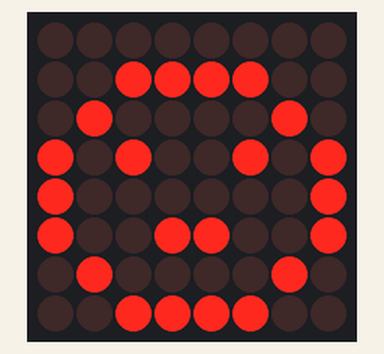
Recording of a sketch running on a simulated Arduino Uno, built with avr-gcc and run on an emulated ATmega328P. Parts: 8×8 LED matrix. Wiring (inferred from the names in the program): shift register (74HC595): data pin 11; shift clock pin 13; latch pin 12; LED matrix (orientation assumed): rows Q0, Q1, Q2, Q3, Q4, Q5, Q6, Q7; columns pin 2, pin 3, pin 4, pin 5, pin 6, pin 7, pin 8, pin 9.

Above: at 0.1 s.
At 5.42 s:
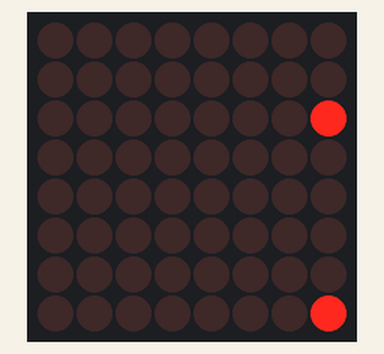
At 7.04 s:
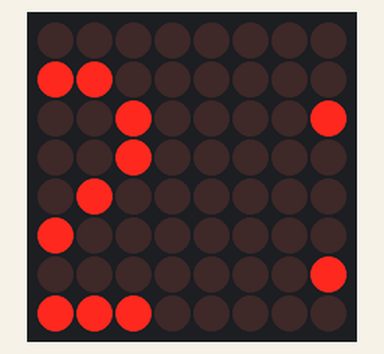
At 8.75 s:
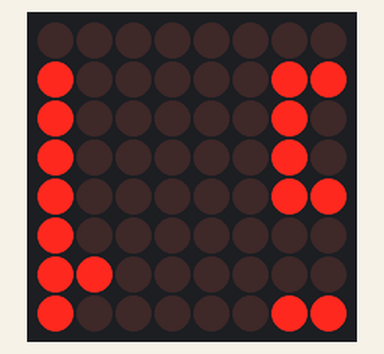
At 13.68 s:
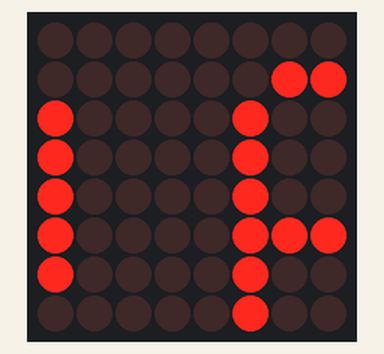
At 17.5 s:
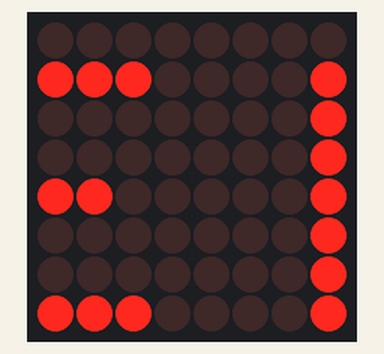

The sketch:

Sketch_13.2.1_LED_Matrix.ino
```cpp
/*
  Sketch 13.2.1
  LED Matrix

  modified 2016/5/13
  by http://www.freenove.com
*/

int latchPin = 12;          // Pin connected to ST_CP of 74HC595（Pin12）
int clockPin = 13;          // Pin connected to SH_CP of 74HC595（Pin11）
int dataPin = 11;           // Pin connected to DS of 74HC595（Pin14）
int LEDPin[] = {2, 3, 4, 5, 6, 7, 8, 9};    // column pin (cathode) of LED Matrix

// Define the pattern data for a smiling face
const int smilingFace[] = {
  0x1C, 0x22, 0x51, 0x45, 0x45, 0x51, 0x22, 0x1C
};
// Define the data of numbers and letters, and save them in flash area
const int data[] PROGMEM = {
  0x00, 0x00, 0x00, 0x00, 0x00, 0x00, 0x00, 0x00, // " "
  0x00, 0x00, 0x21, 0x7F, 0x01, 0x00, 0x00, 0x00, // "1"
  0x00, 0x00, 0x23, 0x45, 0x49, 0x31, 0x00, 0x00, // "2"
  0x00, 0x00, 0x22, 0x49, 0x49, 0x36, 0x00, 0x00, // "3"
  0x00, 0x00, 0x0E, 0x32, 0x7F, 0x02, 0x00, 0x00, // "4"
  0x00, 0x00, 0x79, 0x49, 0x49, 0x46, 0x00, 0x00, // "5"
  0x00, 0x00, 0x3E, 0x49, 0x49, 0x26, 0x00, 0x00, // "6"
  0x00, 0x00, 0x60, 0x47, 0x48, 0x70, 0x00, 0x00, // "7"
  0x00, 0x00, 0x36, 0x49, 0x49, 0x36, 0x00, 0x00, // "8"
  0x00, 0x00, 0x32, 0x49, 0x49, 0x3E, 0x00, 0x00, // "9"
  0x00, 0x00, 0x3E, 0x41, 0x41, 0x3E, 0x00, 0x00, // "0"
  0x00, 0x00, 0x3F, 0x44, 0x44, 0x3F, 0x00, 0x00, // "A"
  0x00, 0x00, 0x7F, 0x49, 0x49, 0x36, 0x00, 0x00, // "B"
  0x00, 0x00, 0x3E, 0x41, 0x41, 0x22, 0x00, 0x00, // "C"
  0x00, 0x00, 0x7F, 0x41, 0x41, 0x3E, 0x00, 0x00, // "D"
  0x00, 0x00, 0x7F, 0x49, 0x49, 0x41, 0x00, 0x00, // "E"
  0x00, 0x00, 0x7F, 0x48, 0x48, 0x40, 0x00, 0x00  // "F"
};

void setup() {
  // set pins to output
  pinMode(latchPin, OUTPUT);
  pinMode(clockPin, OUTPUT);
  pinMode(dataPin, OUTPUT);
  for (int i = 0; i < 8; i++) {
    pinMode(LEDPin[i], OUTPUT);
  }
}

void loop() {
  // Define a one-byte variable (8 bits) which is used to represent the selected state of 8 column.
  int cols;
  // Display the static smiling pattern
  for (int j = 0; j < 500; j++ ) {  // repeat 500 times
    cols = 0x01; // Assign 0x01(binary 00000001) to the variable, which represents the first column is selected.
    for (int i = 0; i < 8; i++) {   // display 8 column data by scaning
      matrixColsVal(cols);          // select this column
      matrixRowsVal(smilingFace[i]);// display the data in this column
      delay(1);                     // display them for a period of time
      matrixRowsVal(0x00);          // clear the data of this column
      cols <<= 1;                   // shift"cols" 1 bit left to select the next column
    }
  }
  // Display the dynamic patterns of numbers and letters
  for (int i = 0; i < 128; i++) { // "space，0-9，A-F"16 letters ,each letter hold 8 columns, total 136 columns. Firstly, display space ,then we need shift 128 times（136-8）
    for (int k = 0; k < 10; k++) {      // repeat image of each frame 10 times.
      cols = 0x01;      // Assign binary 00000001. Means the first column is selected.
      for (int j = i; j < 8 + i; j++) { // display image of each frame
        matrixColsVal(cols);            // select this column
        matrixRowsVal(pgm_read_word_near(data + j));// display the data in this column
        delay(1);                       // display them for a period of time
        matrixRowsVal(0x00);            // close the data of this column
        cols <<= 1;                 // shift"cols" 1 bit left to select the next column
      }
    }
  }
}

void matrixRowsVal(int value) {
  // make latchPin output low level
  digitalWrite(latchPin, LOW);
  // Send serial data to 74HC595
  shiftOut(dataPin, clockPin, LSBFIRST, value);
  // make latchPin output high level, then 74HC595 will update the data to parallel output
  digitalWrite(latchPin, HIGH);
}

void matrixColsVal(byte value) {
  byte cols = 0x01;
  // Output the column data to the corresponding port.
  for (int i = 0; i < 8; i++) {
    digitalWrite(LEDPin[i], ((value & cols) == cols) ? LOW : HIGH);
    cols <<= 1;
  }
}
```

Measured:
- by itself, everything shown: repeats every 17.9 s, in 127 steps
- what the display in image 0 shows lasts 5.1 s, from 0.0 s to 5.1 s
